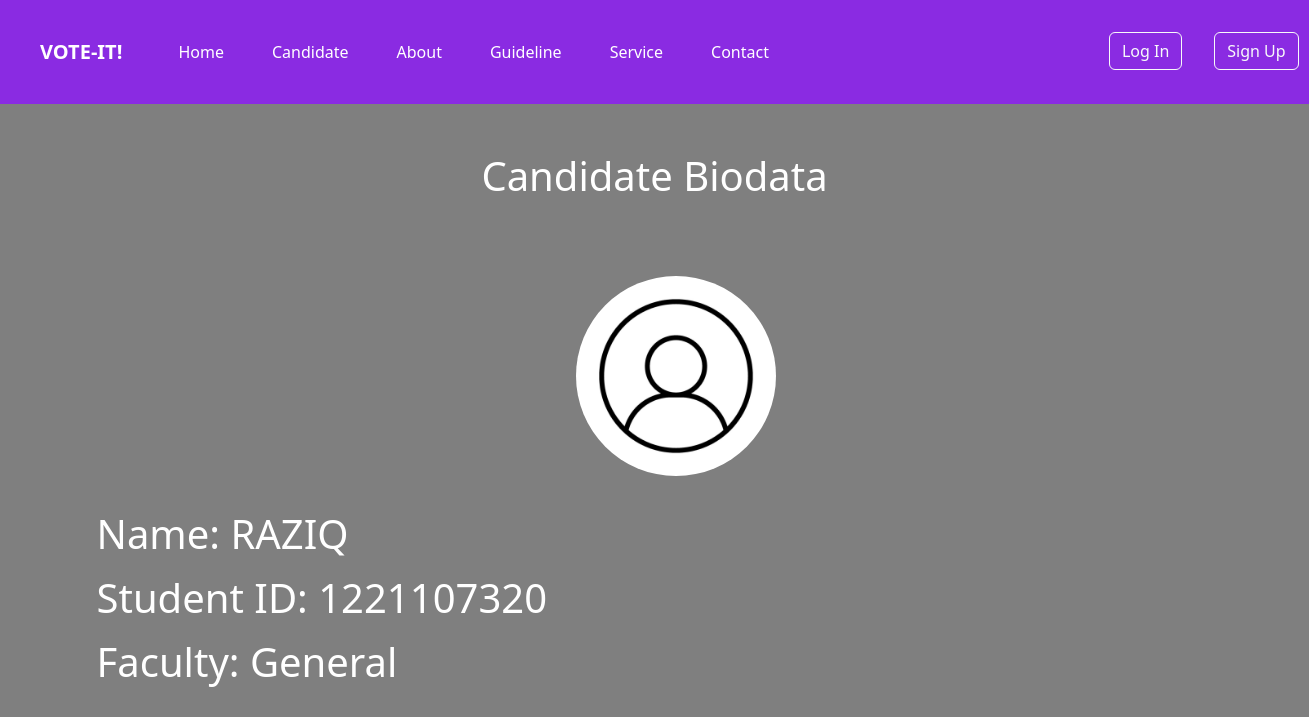
Page /candidate_biodata/1 on the committed database.
### application/models.py (models this page shows, shortened)
class Candidate(db.Model):
      id = db.Column(db.Integer , primary_key = True)
      candidate_name = db.Column(db.String(100) , nullable=False)
      candidate_age = db.Column(db.String(100) , nullable=False)
      candidate_id = db.Column(db.Integer , nullable=False)
      candidate_faculty = db.Column(db.String(100) , nullable=False)
      candidate_level = db.Column(db.String(100) , nullable=False)
      candidate_quote = db.Column(db.String(500) , nullable=False)
      candidate_photo_filename = db.Column(db.String(), default='candidate_image.jpg' , nullable = True)
      candidate_id = db.Column(db.Integer , db.ForeignKey('candidate.id') , nullable = False)
      vote = db.relationship('Vote1' , backref = 'candidate' , lazy = True)
      candidate_resume = db.Column(db.String(), default = 'None')
      candidate_manifesto = db.Column(db.String(500) , nullable=True)

### application/routes.py (the view)
@app.route('/candidate_biodata/<int:candidate_id>')
def candidate_biodata(candidate_id):
   candidate = Candidate.query.get_or_404(candidate_id)
   return render_template('candidate_biodata.html' , candidate_name = candidate.candidate_name, candidate = candidate , candidate_resume = candidate.candidate_resume , candidate_manifesto = candidate.candidate_manifesto)

### application/templates/candidate_biodata.html (shortened to what this page needs)
<!DOCTYPE html>
<html lang="en">
<head>
  <link rel="stylesheet" href="/../static/styles1.css" >
  <link href="https://cdn.jsdelivr.net/npm/bootstrap@5.2.3/dist/css/bootstrap.min.css" rel="stylesheet">
</head>
<body class="candidate-biodata-pageWallpaper">
  <nav id="navbarBackground" class="navbar navbar-expand-lg ">
    <div class="container-fluid p-4">
      <a id="title" class="navbar-brand px-3" href="{{url_for('home')}}">VOTE-IT!</a>
      <div class="collapse navbar-collapse " id="navbarSupportedContent">
        <ul class="navbar-nav me-auto mb-2 mb-lg-0 ">
          <li id="navSections" class="nav-item px-3">
            <a id="Navlink" class="nav-link active" href="{{url_for('home')}}">Home</a>
          </li>
          <li id="navSections" class="nav-item px-3">
            <a id="Navlink" class="nav-link" href="{{url_for('candidates')}}">Candidate</a>
          </li>
          <li id="navSections" class="nav-item px-3">
            <a id="Navlink" class="nav-link" href="{{url_for('about')}}">About</a>
          </li>
          <li id="navSections" class="nav-item px-3 ">
            <a id="Navlink" class="nav-link" href="{{url_for('guidelines')}}" role="button">Guideline</a>
          </li>
          <li id="navSections" class="nav-item px-3">
            <a id="Navlink" class="nav-link" href="{{url_for('service')}}">Service</a>
          </li>
          <li id="navSections" class="nav-item px-3">
            <a id="Navlink" class="nav-link" href="{{url_for('contact')}}">Contact</a>
          </li>
          {% if current_user.is_authenticated %}
          <li id="navSections" class="nav-item px-3">
            <button id="CurrentUserProfile" type="button" class="btn btn-primary" data-bs-toggle="modal" data-bs-target="#exampleModal" style="position: relative; left: 300px; width: 200px;">
          {{ current_user.username }}
            </button>
            <div class="modal fade" id="exampleModal" tabindex="-1" aria-labelledby="exampleModalLabel" aria-hidden="true">
              <div class="modal-dialog">
                <div class="modal-content">
                  <div class="modal-header">
                    <h1 class="modal-title fs-5" id="exampleModalLabel">User Profile</h1>
                    <button type="button" class="btn-close" data-bs-dismiss="modal" aria-label="Close"></button>
                  </div>
                  <div class="modal-body">
                    <p>Username : {{ current_user.username }}</p>
                    <p> Email : {{ current_user.email }}</p>
                    {% if current_user.mmu_id %}
                    <p>Role : <a class="text-danger" style="text-decoration: none;">Admin</a> </p>
                    {% else %}
                    <p>Role : <a class="text-success" style="text-decoration: none;">Student</a> </p>
                    {% endif %}
                  </div>
                  <div class="modal-footer">
                    <a href="{{url_for('profile')}}"><button type="button" class="btn btn-secondary" data-bs-dismiss="modal">View Profile</button></a>
                    <a href="{{url_for('logout')}}"> <button type="button" class="btn btn-primary">Logout</button></a>
                  </div>
                </div>
              </div>
            </div>
          </li>
          {% else %}
          <li id="navSections" class="nav-item px-3">
            <a href="{{url_for('login')}}"><button class="btn btn-outline-light" style="position: relative; left: 300px;">Log In</button></a>
          </li>
          <li id="navSections" class="nav-item px-3">
            <a href="{{url_for('register')}}"><button class="btn btn-outline-light" style="position: relative; left: 300px;">Sign Up</button></a>
          </li>
          {% endif %}
        </ul>
      </div>
    </div>
  </nav>
  <div class="candidate_biodata_content">
    <h1 class="text-center text-white p-5">Candidate Biodata</h1>
    <div class="container">
      <div class="candidate_photo">
        {% if candidate.candidate_photo_filename == 'candidate_image.jpg' %}
        <img class="rounded-circle" src="{{ url_for('static', filename='candidate_profile_pics/candidate_image.jpg') }}" alt="candidate image" style="height: 200px; width: 200px; margin-top: 20px; margin-bottom: 10px; margin-left: 43%;">
        {% else %}
        <img class="rounded-circle" src="{{ url_for('static', filename='candidate_profile_pics/' + candidate.candidate_photo_filename) }}" alt="candidate image" style="height: 200px; width: 200px; margin-top: 20px; margin-bottom: 10px; margin-left: 43%;">
        {% endif %}
      </div><br>
      <div class="candidate_name">
        <p class="text-white display-6">Name: <a style="text-decoration: none; color: white;" href="{{url_for('candidate_biodata' , candidate_id = candidate.id )}}">{{ candidate.candidate_name }}</a></p>
      </div>
      <div class="candidate_ID">
        <p class="text-white display-6">Student ID: {{ candidate.candidate_id }}</p>
      </div>
      <div class="candidate_faculty">
        <p class="text-white display-6">Faculty: {{ candidate.candidate_faculty }}</p>
      </div>
      <br>
      <br>
    </div>
  </div>
</body>
</html>

### application/static/styles1.css (style rules this page uses)
#title { font-weight: 700; color: white; }
#navbarBackground { background-color: blueviolet; }
#Navlink { color: white; transition: 0.7s; }
.candidate-biodata-pageWallpaper { background: linear-gradient(to top, rgba(0,0,0,0.5)50%,rgba(0,0,0,0.5)50%), url(https://www.mmu.edu.my/wp-content/uploads/2022/12/1280_720_2.jpeg); background-size: cover; background-position: center; background-attachment: fixed; overflow: hidden; }
.candidate_biodata_content { overflow: scroll; height: 590px; overflow-x: hidden; }

### rows in the picture
Candidate: candidate_name "RAZIQ", candidate_id "1221107320", candidate_faculty "General"
